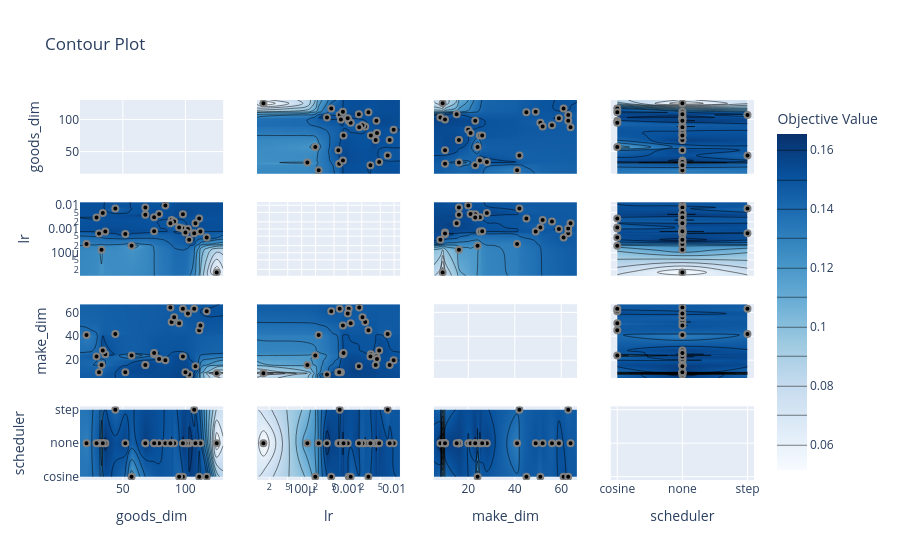

Here is the notebook cell this chart was saved with:
### Code cell
plot_contour(study)

### Figure 1 — Plotly figure (JSON) as saved in the notebook; plotly's stock layout.template omitted (floating-point values rounded to 4 significant figures; data arrays with more than 128 entries replaced by an {"elided": "..."} marker saying what was removed)
{"data": [{"type": "scatter", "xaxis": "x", "yaxis": "y"}, {"colorbar": {"title": {"text": "Objective Value"}}, "colorscale": [[0, "rgb(247,251,255)"], [0.125, "rgb(222,235,247)"], [0.25, "rgb(198,219,239)"], [0.375, "rgb(158,202,225)"], [0.5, "rgb(107,174,214)"], [0.625, "rgb(66,146,198)"], [0.75, "rgb(33,113,181)"], [0.875, "rgb(8,81,156)"], [1, "rgb(8,48,107)"]], "connectgaps": true, "contours": {"coloring": "heatmap"}, "hoverinfo": "none", "line": {"smoothing": 1.3}, "reversescale": false, "showscale": true, "type": "contour", "x": [15.8, 21, 29, 31, 33, 34, 36, 44, 52, 57, 68, 75, 79, 84, 88, 89, 91, 95, 98, 100, 102, 103, 107, 108, 111, 112, 117, 125, 130.2], "xaxis": "x5", "y": [1.08e-05, 1.494e-05, 0.0001329, 0.0001976, 0.0002335, 0.0003534, 0.0004366, 0.0006219, 0.0006491, 0.0006647, 0.0007069, 0.0007817, 0.0007828, 0.0008069, 0.0009931, 0.001042, 0.00115, 0.001729, 0.001761, 0.002069, 0.002368, 0.002782, 0.003073, 0.003143, 0.003995, 0.004137, 0.004261, 0.00476, 0.007251, 0.008003, 0.009761, 0.0135], "yaxis": "y5", "z": {"elided": "32x29 float values"}}, {"marker": {"color": "black", "line": {"color": "Gray", "width": 2}}, "mode": "markers", "name": "Feasible Trial", "showlegend": false, "type": "scatter", "x": [33, 125, 75, 57, 21, 107, 117, 52, 44, 98, 95, 89, 111, 84, 91, 112, 103, 88, 102, 100, 31, 98, 68, 79, 68, 36, 34, 29, 75, 108], "xaxis": "x5", "y": [0.0001329, 1.494e-05, 0.003143, 0.0001976, 0.0002335, 0.0006647, 0.0004366, 0.0006219, 0.007251, 0.001042, 0.00115, 0.002368, 0.002782, 0.009761, 0.002069, 0.0007817, 0.0003534, 0.001761, 0.0009931, 0.0007069, 0.0006491, 0.004137, 0.003995, 0.004261, 0.008003, 0.0007828, 0.00476, 0.003073, 0.0008069, 0.001729], "yaxis": "y5"}, {"colorbar": {"title": {"text": "Objective Value"}}, "colorscale": [[0, "rgb(247,251,255)"], [0.125, "rgb(222,235,247)"], [0.25, "rgb(198,219,239)"], [0.375, "rgb(158,202,225)"], [0.5, "rgb(107,174,214)"], [0.625, "rgb(66,146,198)"], [0.75, "rgb(33,113,181)"], [0.875, "rgb(8,81,156)"], [1, "rgb(8,48,107)"]], "connectgaps": true, "contours": {"coloring": "heatmap"}, "hoverinfo": "none", "line": {"smoothing": 1.3}, "reversescale": false, "showscale": false, "type": "contour", "x": [15.8, 21, 29, 31, 33, 34, 36, 44, 52, 57, 68, 75, 79, 84, 88, 89, 91, 95, 98, 100, 102, 103, 107, 108, 111, 112, 117, 125, 130.2], "xaxis": "x9", "y": [5.2, 8, 9, 10, 15, 16, 20, 21, 23, 24, 25, 26, 28, 41, 42, 45, 49, 51, 52, 56, 59, 61, 63, 64, 66.8], "yaxis": "y9", "z": {"elided": "25x29 float values"}}, {"marker": {"color": "black", "line": {"color": "Gray", "width": 2}}, "mode": "markers", "name": "Feasible Trial", "showlegend": false, "type": "scatter", "x": [33, 125, 75, 57, 21, 107, 117, 52, 44, 98, 95, 89, 111, 84, 91, 112, 103, 88, 102, 100, 31, 98, 68, 79, 68, 36, 34, 29, 75, 108], "xaxis": "x9", "y": [16, 9, 25, 24, 41, 63, 61, 10, 42, 63, 51, 52, 45, 20, 56, 49, 8, 64, 59, 10, 10, 23, 16, 21, 16, 25, 28, 23, 26, 15], "yaxis": "y9"}, {"colorbar": {"title": {"text": "Objective Value"}}, "colorscale": [[0, "rgb(247,251,255)"], [0.125, "rgb(222,235,247)"], [0.25, "rgb(198,219,239)"], [0.375, "rgb(158,202,225)"], [0.5, "rgb(107,174,214)"], [0.625, "rgb(66,146,198)"], [0.75, "rgb(33,113,181)"], [0.875, "rgb(8,81,156)"], [1, "rgb(8,48,107)"]], "connectgaps": true, "contours": {"coloring": "heatmap"}, "hoverinfo": "none", "line": {"smoothing": 1.3}, "reversescale": false, "showscale": false, "type": "contour", "x": [15.8, 21, 29, 31, 33, 34, 36, 44, 52, 57, 68, 75, 79, 84, 88, 89, 91, 95, 98, 100, 102, 103, 107, 108, 111, 112, 117, 125, 130.2], "xaxis": "x13", "y": ["cosine", "none", "step"], "yaxis": "y13", "z": [[NaN, NaN, NaN, NaN, NaN, NaN, NaN, NaN, NaN, 0.1142, NaN, NaN, NaN, NaN, NaN, NaN, NaN, 0.1418, 0.148, NaN, NaN, NaN, NaN, NaN, 0.1479, NaN, 0.1525, NaN, NaN], [NaN, 0.1309, 0.1482, 0.1498, 0.1171, 0.1573, 0.1619, NaN, 0.1561, NaN, 0.1592, 0.1531, 0.1513, 0.1491, 0.1475, 0.1502, 0.1442, NaN, 0.1609, 0.1584, 0.1522, 0.1655, NaN, 0.1594, NaN, 0.1502, NaN, 0.05136, NaN], [NaN, NaN, NaN, NaN, NaN, NaN, NaN, 0.1423, NaN, NaN, NaN, NaN, NaN, NaN, NaN, NaN, NaN, NaN, NaN, NaN, NaN, NaN, 0.1435, NaN, NaN, NaN, NaN, NaN, NaN]]}, {"marker": {"color": "black", "line": {"color": "Gray", "width": 2}}, "mode": "markers", "name": "Feasible Trial", "showlegend": false, "type": "scatter", "x": [33, 125, 75, 57, 21, 107, 117, 52, 44, 98, 95, 89, 111, 84, 91, 112, 103, 88, 102, 100, 31, 98, 68, 79, 68, 36, 34, 29, 75, 108], "xaxis": "x13", "y": ["none", "none", "none", "cosine", "none", "step", "cosine", "none", "step", "cosine", "cosine", "none", "cosine", "none", "none", "none", "none", "none", "none", "none", "none", "none", "none", "none", "none", "none", "none", "none", "none", "none"], "yaxis": "y13"}, {"colorbar": {"title": {"text": "Objective Value"}}, "colorscale": [[0, "rgb(247,251,255)"], [0.125, "rgb(222,235,247)"], [0.25, "rgb(198,219,239)"], [0.375, "rgb(158,202,225)"], [0.5, "rgb(107,174,214)"], [0.625, "rgb(66,146,198)"], [0.75, "rgb(33,113,181)"], [0.875, "rgb(8,81,156)"], [1, "rgb(8,48,107)"]], "connectgaps": true, "contours": {"coloring": "heatmap"}, "hoverinfo": "none", "line": {"smoothing": 1.3}, "reversescale": false, "showscale": false, "type": "contour", "x": [1.08e-05, 1.494e-05, 0.0001329, 0.0001976, 0.0002335, 0.0003534, 0.0004366, 0.0006219, 0.0006491, 0.0006647, 0.0007069, 0.0007817, 0.0007828, 0.0008069, 0.0009931, 0.001042, 0.00115, 0.001729, 0.001761, 0.002069, 0.002368, 0.002782, 0.003073, 0.003143, 0.003995, 0.004137, 0.004261, 0.00476, 0.007251, 0.008003, 0.009761, 0.0135], "xaxis": "x2", "y": [15.8, 21, 29, 31, 33, 34, 36, 44, 52, 57, 68, 75, 79, 84, 88, 89, 91, 95, 98, 100, 102, 103, 107, 108, 111, 112, 117, 125, 130.2], "yaxis": "y2", "z": {"elided": "29x32 float values"}}, {"marker": {"color": "black", "line": {"color": "Gray", "width": 2}}, "mode": "markers", "name": "Feasible Trial", "showlegend": false, "type": "scatter", "x": [0.0001329, 1.494e-05, 0.003143, 0.0001976, 0.0002335, 0.0006647, 0.0004366, 0.0006219, 0.007251, 0.001042, 0.00115, 0.002368, 0.002782, 0.009761, 0.002069, 0.0007817, 0.0003534, 0.001761, 0.0009931, 0.0007069, 0.0006491, 0.004137, 0.003995, 0.004261, 0.008003, 0.0007828, 0.00476, 0.003073, 0.0008069, 0.001729], "xaxis": "x2", "y": [33, 125, 75, 57, 21, 107, 117, 52, 44, 98, 95, 89, 111, 84, 91, 112, 103, 88, 102, 100, 31, 98, 68, 79, 68, 36, 34, 29, 75, 108], "yaxis": "y2"}, {"type": "scatter", "xaxis": "x6", "yaxis": "y6"}, {"colorbar": {"title": {"text": "Objective Value"}}, "colorscale": [[0, "rgb(247,251,255)"], [0.125, "rgb(222,235,247)"], [0.25, "rgb(198,219,239)"], [0.375, "rgb(158,202,225)"], [0.5, "rgb(107,174,214)"], [0.625, "rgb(66,146,198)"], [0.75, "rgb(33,113,181)"], [0.875, "rgb(8,81,156)"], [1, "rgb(8,48,107)"]], "connectgaps": true, "contours": {"coloring": "heatmap"}, "hoverinfo": "none", "line": {"smoothing": 1.3}, "reversescale": false, "showscale": false, "type": "contour", "x": [1.08e-05, 1.494e-05, 0.0001329, 0.0001976, 0.0002335, 0.0003534, 0.0004366, 0.0006219, 0.0006491, 0.0006647, 0.0007069, 0.0007817, 0.0007828, 0.0008069, 0.0009931, 0.001042, 0.00115, 0.001729, 0.001761, 0.002069, 0.002368, 0.002782, 0.003073, 0.003143, 0.003995, 0.004137, 0.004261, 0.00476, 0.007251, 0.008003, 0.009761, 0.0135], "xaxis": "x10", "y": [5.2, 8, 9, 10, 15, 16, 20, 21, 23, 24, 25, 26, 28, 41, 42, 45, 49, 51, 52, 56, 59, 61, 63, 64, 66.8], "yaxis": "y10", "z": {"elided": "25x32 float values"}}, {"marker": {"color": "black", "line": {"color": "Gray", "width": 2}}, "mode": "markers", "name": "Feasible Trial", "showlegend": false, "type": "scatter", "x": [0.0001329, 1.494e-05, 0.003143, 0.0001976, 0.0002335, 0.0006647, 0.0004366, 0.0006219, 0.007251, 0.001042, 0.00115, 0.002368, 0.002782, 0.009761, 0.002069, 0.0007817, 0.0003534, 0.001761, 0.0009931, 0.0007069, 0.0006491, 0.004137, 0.003995, 0.004261, 0.008003, 0.0007828, 0.00476, 0.003073, 0.0008069, 0.001729], "xaxis": "x10", "y": [16, 9, 25, 24, 41, 63, 61, 10, 42, 63, 51, 52, 45, 20, 56, 49, 8, 64, 59, 10, 10, 23, 16, 21, 16, 25, 28, 23, 26, 15], "yaxis": "y10"}, {"colorbar": {"title": {"text": "Objective Value"}}, "colorscale": [[0, "rgb(247,251,255)"], [0.125, "rgb(222,235,247)"], [0.25, "rgb(198,219,239)"], [0.375, "rgb(158,202,225)"], [0.5, "rgb(107,174,214)"], [0.625, "rgb(66,146,198)"], [0.75, "rgb(33,113,181)"], [0.875, "rgb(8,81,156)"], [1, "rgb(8,48,107)"]], "connectgaps": true, "contours": {"coloring": "heatmap"}, "hoverinfo": "none", "line": {"smoothing": 1.3}, "reversescale": false, "showscale": false, "type": "contour", "x": [1.08e-05, 1.494e-05, 0.0001329, 0.0001976, 0.0002335, 0.0003534, 0.0004366, 0.0006219, 0.0006491, 0.0006647, 0.0007069, 0.0007817, 0.0007828, 0.0008069, 0.0009931, 0.001042, 0.00115, 0.001729, 0.001761, 0.002069, 0.002368, 0.002782, 0.003073, 0.003143, 0.003995, 0.004137, 0.004261, 0.00476, 0.007251, 0.008003, 0.009761, 0.0135], "xaxis": "x14", "y": ["cosine", "none", "step"], "yaxis": "y14", "z": [[NaN, NaN, NaN, 0.1142, NaN, NaN, 0.1525, NaN, NaN, NaN, NaN, NaN, NaN, NaN, NaN, 0.148, 0.1418, NaN, NaN, NaN, NaN, 0.1479, NaN, NaN, NaN, NaN, NaN, NaN, NaN, NaN, NaN, NaN], [NaN, 0.05136, 0.1171, NaN, 0.1309, 0.1655, NaN, 0.1561, 0.1498, NaN, 0.1584, 0.1502, 0.1619, 0.1531, 0.1522, NaN, NaN, 0.1594, 0.1475, 0.1442, 0.1502, NaN, 0.1482, 0.1472, 0.1592, 0.1609, 0.1513, 0.1573, NaN, 0.1524, 0.1491, NaN], [NaN, NaN, NaN, NaN, NaN, NaN, NaN, NaN, NaN, 0.1435, NaN, NaN, NaN, NaN, NaN, NaN, NaN, NaN, NaN, NaN, NaN, NaN, NaN, NaN, NaN, NaN, NaN, NaN, 0.1423, NaN, NaN, NaN]]}, {"marker": {"color": "black", "line": {"color": "Gray", "width": 2}}, "mode": "markers", "name": "Feasible Trial", "showlegend": false, "type": "scatter", "x": [0.0001329, 1.494e-05, 0.003143, 0.0001976, 0.0002335, 0.0006647, 0.0004366, 0.0006219, 0.007251, 0.001042, 0.00115, 0.002368, 0.002782, 0.009761, 0.002069, 0.0007817, 0.0003534, 0.001761, 0.0009931, 0.0007069, 0.0006491, 0.004137, 0.003995, 0.004261, 0.008003, 0.0007828, 0.00476, 0.003073, 0.0008069, 0.001729], "xaxis": "x14", "y": ["none", "none", "none", "cosine", "none", "step", "cosine", "none", "step", "cosine", "cosine", "none", "cosine", "none", "none", "none", "none", "none", "none", "none", "none", "none", "none", "none", "none", "none", "none", "none", "none", "none"], "yaxis": "y14"}, {"colorbar": {"title": {"text": "Objective Value"}}, "colorscale": [[0, "rgb(247,251,255)"], [0.125, "rgb(222,235,247)"], [0.25, "rgb(198,219,239)"], [0.375, "rgb(158,202,225)"], [0.5, "rgb(107,174,214)"], [0.625, "rgb(66,146,198)"], [0.75, "rgb(33,113,181)"], [0.875, "rgb(8,81,156)"], [1, "rgb(8,48,107)"]], "connectgaps": true, "contours": {"coloring": "heatmap"}, "hoverinfo": "none", "line": {"smoothing": 1.3}, "reversescale": false, "showscale": false, "type": "contour", "x": [5.2, 8, 9, 10, 15, 16, 20, 21, 23, 24, 25, 26, 28, 41, 42, 45, 49, 51, 52, 56, 59, 61, 63, 64, 66.8], "xaxis": "x3", "y": [15.8, 21, 29, 31, 33, 34, 36, 44, 52, 57, 68, 75, 79, 84, 88, 89, 91, 95, 98, 100, 102, 103, 107, 108, 111, 112, 117, 125, 130.2], "yaxis": "y3", "z": {"elided": "29x25 float values"}}, {"marker": {"color": "black", "line": {"color": "Gray", "width": 2}}, "mode": "markers", "name": "Feasible Trial", "showlegend": false, "type": "scatter", "x": [16, 9, 25, 24, 41, 63, 61, 10, 42, 63, 51, 52, 45, 20, 56, 49, 8, 64, 59, 10, 10, 23, 16, 21, 16, 25, 28, 23, 26, 15], "xaxis": "x3", "y": [33, 125, 75, 57, 21, 107, 117, 52, 44, 98, 95, 89, 111, 84, 91, 112, 103, 88, 102, 100, 31, 98, 68, 79, 68, 36, 34, 29, 75, 108], "yaxis": "y3"}, {"colorbar": {"title": {"text": "Objective Value"}}, "colorscale": [[0, "rgb(247,251,255)"], [0.125, "rgb(222,235,247)"], [0.25, "rgb(198,219,239)"], [0.375, "rgb(158,202,225)"], [0.5, "rgb(107,174,214)"], [0.625, "rgb(66,146,198)"], [0.75, "rgb(33,113,181)"], [0.875, "rgb(8,81,156)"], [1, "rgb(8,48,107)"]], "connectgaps": true, "contours": {"coloring": "heatmap"}, "hoverinfo": "none", "line": {"smoothing": 1.3}, "reversescale": false, "showscale": false, "type": "contour", "x": [5.2, 8, 9, 10, 15, 16, 20, 21, 23, 24, 25, 26, 28, 41, 42, 45, 49, 51, 52, 56, 59, 61, 63, 64, 66.8], "xaxis": "x7", "y": [1.08e-05, 1.494e-05, 0.0001329, 0.0001976, 0.0002335, 0.0003534, 0.0004366, 0.0006219, 0.0006491, 0.0006647, 0.0007069, 0.0007817, 0.0007828, 0.0008069, 0.0009931, 0.001042, 0.00115, 0.001729, 0.001761, 0.002069, 0.002368, 0.002782, 0.003073, 0.003143, 0.003995, 0.004137, 0.004261, 0.00476, 0.007251, 0.008003, 0.009761, 0.0135], "yaxis": "y7", "z": {"elided": "32x25 float values"}}, {"marker": {"color": "black", "line": {"color": "Gray", "width": 2}}, "mode": "markers", "name": "Feasible Trial", "showlegend": false, "type": "scatter", "x": [16, 9, 25, 24, 41, 63, 61, 10, 42, 63, 51, 52, 45, 20, 56, 49, 8, 64, 59, 10, 10, 23, 16, 21, 16, 25, 28, 23, 26, 15], "xaxis": "x7", "y": [0.0001329, 1.494e-05, 0.003143, 0.0001976, 0.0002335, 0.0006647, 0.0004366, 0.0006219, 0.007251, 0.001042, 0.00115, 0.002368, 0.002782, 0.009761, 0.002069, 0.0007817, 0.0003534, 0.001761, 0.0009931, 0.0007069, 0.0006491, 0.004137, 0.003995, 0.004261, 0.008003, 0.0007828, 0.00476, 0.003073, 0.0008069, 0.001729], "yaxis": "y7"}, {"type": "scatter", "xaxis": "x11", "yaxis": "y11"}, {"colorbar": {"title": {"text": "Objective Value"}}, "colorscale": [[0, "rgb(247,251,255)"], [0.125, "rgb(222,235,247)"], [0.25, "rgb(198,219,239)"], [0.375, "rgb(158,202,225)"], [0.5, "rgb(107,174,214)"], [0.625, "rgb(66,146,198)"], [0.75, "rgb(33,113,181)"], [0.875, "rgb(8,81,156)"], [1, "rgb(8,48,107)"]], "connectgaps": true, "contours": {"coloring": "heatmap"}, "hoverinfo": "none", "line": {"smoothing": 1.3}, "reversescale": false, "showscale": false, "type": "contour", "x": [5.2, 8, 9, 10, 15, 16, 20, 21, 23, 24, 25, 26, 28, 41, 42, 45, 49, 51, 52, 56, 59, 61, 63, 64, 66.8], "xaxis": "x15", "y": ["cosine", "none", "step"], "yaxis": "y15", "z": [[NaN, NaN, NaN, NaN, NaN, NaN, NaN, NaN, NaN, 0.1142, NaN, NaN, NaN, NaN, NaN, 0.1479, NaN, 0.1418, NaN, NaN, NaN, 0.1525, 0.148, NaN, NaN], [NaN, 0.1655, 0.05136, 0.1584, 0.1594, 0.1592, 0.1491, 0.1513, 0.1609, NaN, 0.1619, 0.1531, 0.1573, 0.1309, NaN, NaN, 0.1502, NaN, 0.1502, 0.1442, 0.1522, NaN, NaN, 0.1475, NaN], [NaN, NaN, NaN, NaN, NaN, NaN, NaN, NaN, NaN, NaN, NaN, NaN, NaN, NaN, 0.1423, NaN, NaN, NaN, NaN, NaN, NaN, NaN, 0.1435, NaN, NaN]]}, {"marker": {"color": "black", "line": {"color": "Gray", "width": 2}}, "mode": "markers", "name": "Feasible Trial", "showlegend": false, "type": "scatter", "x": [16, 9, 25, 24, 41, 63, 61, 10, 42, 63, 51, 52, 45, 20, 56, 49, 8, 64, 59, 10, 10, 23, 16, 21, 16, 25, 28, 23, 26, 15], "xaxis": "x15", "y": ["none", "none", "none", "cosine", "none", "step", "cosine", "none", "step", "cosine", "cosine", "none", "cosine", "none", "none", "none", "none", "none", "none", "none", "none", "none", "none", "none", "none", "none", "none", "none", "none", "none"], "yaxis": "y15"}, {"colorbar": {"title": {"text": "Objective Value"}}, "colorscale": [[0, "rgb(247,251,255)"], [0.125, "rgb(222,235,247)"], [0.25, "rgb(198,219,239)"], [0.375, "rgb(158,202,225)"], [0.5, "rgb(107,174,214)"], [0.625, "rgb(66,146,198)"], [0.75, "rgb(33,113,181)"], [0.875, "rgb(8,81,156)"], [1, "rgb(8,48,107)"]], "connectgaps": true, "contours": {"coloring": "heatmap"}, "hoverinfo": "none", "line": {"smoothing": 1.3}, "reversescale": false, "showscale": false, "type": "contour", "x": ["cosine", "none", "step"], "xaxis": "x4", "y": [15.8, 21, 29, 31, 33, 34, 36, 44, 52, 57, 68, 75, 79, 84, 88, 89, 91, 95, 98, 100, 102, 103, 107, 108, 111, 112, 117, 125, 130.2], "yaxis": "y4", "z": [[NaN, NaN, NaN], [NaN, 0.1309, NaN], [NaN, 0.1482, NaN], [NaN, 0.1498, NaN], [NaN, 0.1171, NaN], [NaN, 0.1573, NaN], [NaN, 0.1619, NaN], [NaN, NaN, 0.1423], [NaN, 0.1561, NaN], [0.1142, NaN, NaN], [NaN, 0.1592, NaN], [NaN, 0.1531, NaN], [NaN, 0.1513, NaN], [NaN, 0.1491, NaN], [NaN, 0.1475, NaN], [NaN, 0.1502, NaN], [NaN, 0.1442, NaN], [0.1418, NaN, NaN], [0.148, 0.1609, NaN], [NaN, 0.1584, NaN], [NaN, 0.1522, NaN], [NaN, 0.1655, NaN], [NaN, NaN, 0.1435], [NaN, 0.1594, NaN], [0.1479, NaN, NaN], [NaN, 0.1502, NaN], [0.1525, NaN, NaN], [NaN, 0.05136, NaN], [NaN, NaN, NaN]]}, {"marker": {"color": "black", "line": {"color": "Gray", "width": 2}}, "mode": "markers", "name": "Feasible Trial", "showlegend": false, "type": "scatter", "x": ["none", "none", "none", "cosine", "none", "step", "cosine", "none", "step", "cosine", "cosine", "none", "cosine", "none", "none", "none", "none", "none", "none", "none", "none", "none", "none", "none", "none", "none", "none", "none", "none", "none"], "xaxis": "x4", "y": [33, 125, 75, 57, 21, 107, 117, 52, 44, 98, 95, 89, 111, 84, 91, 112, 103, 88, 102, 100, 31, 98, 68, 79, 68, 36, 34, 29, 75, 108], "yaxis": "y4"}, {"colorbar": {"title": {"text": "Objective Value"}}, "colorscale": [[0, "rgb(247,251,255)"], [0.125, "rgb(222,235,247)"], [0.25, "rgb(198,219,239)"], [0.375, "rgb(158,202,225)"], [0.5, "rgb(107,174,214)"], [0.625, "rgb(66,146,198)"], [0.75, "rgb(33,113,181)"], [0.875, "rgb(8,81,156)"], [1, "rgb(8,48,107)"]], "connectgaps": true, "contours": {"coloring": "heatmap"}, "hoverinfo": "none", "line": {"smoothing": 1.3}, "reversescale": false, "showscale": false, "type": "contour", "x": ["cosine", "none", "step"], "xaxis": "x8", "y": [1.08e-05, 1.494e-05, 0.0001329, 0.0001976, 0.0002335, 0.0003534, 0.0004366, 0.0006219, 0.0006491, 0.0006647, 0.0007069, 0.0007817, 0.0007828, 0.0008069, 0.0009931, 0.001042, 0.00115, 0.001729, 0.001761, 0.002069, 0.002368, 0.002782, 0.003073, 0.003143, 0.003995, 0.004137, 0.004261, 0.00476, 0.007251, 0.008003, 0.009761, 0.0135], "yaxis": "y8", "z": [[NaN, NaN, NaN], [NaN, 0.05136, NaN], [NaN, 0.1171, NaN], [0.1142, NaN, NaN], [NaN, 0.1309, NaN], [NaN, 0.1655, NaN], [0.1525, NaN, NaN], [NaN, 0.1561, NaN], [NaN, 0.1498, NaN], [NaN, NaN, 0.1435], [NaN, 0.1584, NaN], [NaN, 0.1502, NaN], [NaN, 0.1619, NaN], [NaN, 0.1531, NaN], [NaN, 0.1522, NaN], [0.148, NaN, NaN], [0.1418, NaN, NaN], [NaN, 0.1594, NaN], [NaN, 0.1475, NaN], [NaN, 0.1442, NaN], [NaN, 0.1502, NaN], [0.1479, NaN, NaN], [NaN, 0.1482, NaN], [NaN, 0.1472, NaN], [NaN, 0.1592, NaN], [NaN, 0.1609, NaN], [NaN, 0.1513, NaN], [NaN, 0.1573, NaN], [NaN, NaN, 0.1423], [NaN, 0.1524, NaN], [NaN, 0.1491, NaN], [NaN, NaN, NaN]]}, {"marker": {"color": "black", "line": {"color": "Gray", "width": 2}}, "mode": "markers", "name": "Feasible Trial", "showlegend": false, "type": "scatter", "x": ["none", "none", "none", "cosine", "none", "step", "cosine", "none", "step", "cosine", "cosine", "none", "cosine", "none", "none", "none", "none", "none", "none", "none", "none", "none", "none", "none", "none", "none", "none", "none", "none", "none"], "xaxis": "x8", "y": [0.0001329, 1.494e-05, 0.003143, 0.0001976, 0.0002335, 0.0006647, 0.0004366, 0.0006219, 0.007251, 0.001042, 0.00115, 0.002368, 0.002782, 0.009761, 0.002069, 0.0007817, 0.0003534, 0.001761, 0.0009931, 0.0007069, 0.0006491, 0.004137, 0.003995, 0.004261, 0.008003, 0.0007828, 0.00476, 0.003073, 0.0008069, 0.001729], "yaxis": "y8"}, {"colorbar": {"title": {"text": "Objective Value"}}, "colorscale": [[0, "rgb(247,251,255)"], [0.125, "rgb(222,235,247)"], [0.25, "rgb(198,219,239)"], [0.375, "rgb(158,202,225)"], [0.5, "rgb(107,174,214)"], [0.625, "rgb(66,146,198)"], [0.75, "rgb(33,113,181)"], [0.875, "rgb(8,81,156)"], [1, "rgb(8,48,107)"]], "connectgaps": true, "contours": {"coloring": "heatmap"}, "hoverinfo": "none", "line": {"smoothing": 1.3}, "reversescale": false, "showscale": false, "type": "contour", "x": ["cosine", "none", "step"], "xaxis": "x12", "y": [5.2, 8, 9, 10, 15, 16, 20, 21, 23, 24, 25, 26, 28, 41, 42, 45, 49, 51, 52, 56, 59, 61, 63, 64, 66.8], "yaxis": "y12", "z": [[NaN, NaN, NaN], [NaN, 0.1655, NaN], [NaN, 0.05136, NaN], [NaN, 0.1584, NaN], [NaN, 0.1594, NaN], [NaN, 0.1592, NaN], [NaN, 0.1491, NaN], [NaN, 0.1513, NaN], [NaN, 0.1609, NaN], [0.1142, NaN, NaN], [NaN, 0.1619, NaN], [NaN, 0.1531, NaN], [NaN, 0.1573, NaN], [NaN, 0.1309, NaN], [NaN, NaN, 0.1423], [0.1479, NaN, NaN], [NaN, 0.1502, NaN], [0.1418, NaN, NaN], [NaN, 0.1502, NaN], [NaN, 0.1442, NaN], [NaN, 0.1522, NaN], [0.1525, NaN, NaN], [0.148, NaN, 0.1435], [NaN, 0.1475, NaN], [NaN, NaN, NaN]]}, {"marker": {"color": "black", "line": {"color": "Gray", "width": 2}}, "mode": "markers", "name": "Feasible Trial", "showlegend": false, "type": "scatter", "x": ["none", "none", "none", "cosine", "none", "step", "cosine", "none", "step", "cosine", "cosine", "none", "cosine", "none", "none", "none", "none", "none", "none", "none", "none", "none", "none", "none", "none", "none", "none", "none", "none", "none"], "xaxis": "x12", "y": [16, 9, 25, 24, 41, 63, 61, 10, 42, 63, 51, 52, 45, 20, 56, 49, 8, 64, 59, 10, 10, 23, 16, 21, 16, 25, 28, 23, 26, 15], "yaxis": "y12"}, {"type": "scatter", "xaxis": "x16", "yaxis": "y16"}], "layout": {"title": {"text": "Contour Plot"}, "xaxis": {"anchor": "y", "domain": [0, 0.2125], "matches": "x13", "range": [15.8, 130.2], "showticklabels": false}, "xaxis10": {"anchor": "y10", "domain": [0.2625, 0.475], "matches": "x14", "range": [-4.967, -1.87], "showticklabels": false, "type": "log"}, "xaxis11": {"anchor": "y11", "domain": [0.525, 0.7375], "matches": "x15", "range": [5.2, 66.8], "showticklabels": false}, "xaxis12": {"anchor": "y12", "domain": [0.7875, 1], "matches": "x16", "range": [-0.1, 2.1], "showticklabels": false, "type": "category"}, "xaxis13": {"anchor": "y13", "domain": [0, 0.2125], "range": [15.8, 130.2], "title": {"text": "goods_dim"}}, "xaxis14": {"anchor": "y14", "domain": [0.2625, 0.475], "range": [-4.967, -1.87], "title": {"text": "lr"}, "type": "log"}, "xaxis15": {"anchor": "y15", "domain": [0.525, 0.7375], "range": [5.2, 66.8], "title": {"text": "make_dim"}}, "xaxis16": {"anchor": "y16", "domain": [0.7875, 1], "range": [-0.1, 2.1], "title": {"text": "scheduler"}, "type": "category"}, "xaxis2": {"anchor": "y2", "domain": [0.2625, 0.475], "matches": "x14", "range": [-4.967, -1.87], "showticklabels": false, "type": "log"}, "xaxis3": {"anchor": "y3", "domain": [0.525, 0.7375], "matches": "x15", "range": [5.2, 66.8], "showticklabels": false}, "xaxis4": {"anchor": "y4", "domain": [0.7875, 1], "matches": "x16", "range": [-0.1, 2.1], "showticklabels": false, "type": "category"}, "xaxis5": {"anchor": "y5", "domain": [0, 0.2125], "matches": "x13", "range": [15.8, 130.2], "showticklabels": false}, "xaxis6": {"anchor": "y6", "domain": [0.2625, 0.475], "matches": "x14", "range": [-4.967, -1.87], "showticklabels": false, "type": "log"}, "xaxis7": {"anchor": "y7", "domain": [0.525, 0.7375], "matches": "x15", "range": [5.2, 66.8], "showticklabels": false}, "xaxis8": {"anchor": "y8", "domain": [0.7875, 1], "matches": "x16", "range": [-0.1, 2.1], "showticklabels": false, "type": "category"}, "xaxis9": {"anchor": "y9", "domain": [0, 0.2125], "matches": "x13", "range": [15.8, 130.2], "showticklabels": false}, "yaxis": {"anchor": "x", "domain": [0.8063, 1], "range": [15.8, 130.2], "title": {"text": "goods_dim"}}, "yaxis10": {"anchor": "x10", "domain": [0.2687, 0.4625], "matches": "y9", "range": [5.2, 66.8], "showticklabels": false}, "yaxis11": {"anchor": "x11", "domain": [0.2687, 0.4625], "matches": "y9", "range": [5.2, 66.8], "showticklabels": false}, "yaxis12": {"anchor": "x12", "domain": [0.2687, 0.4625], "matches": "y9", "range": [5.2, 66.8], "showticklabels": false}, "yaxis13": {"anchor": "x13", "domain": [0, 0.1938], "range": [-0.1, 2.1], "title": {"text": "scheduler"}, "type": "category"}, "yaxis14": {"anchor": "x14", "domain": [0, 0.1938], "matches": "y13", "range": [-0.1, 2.1], "showticklabels": false, "type": "category"}, "yaxis15": {"anchor": "x15", "domain": [0, 0.1938], "matches": "y13", "range": [-0.1, 2.1], "showticklabels": false, "type": "category"}, "yaxis16": {"anchor": "x16", "domain": [0, 0.1938], "matches": "y13", "range": [-0.1, 2.1], "showticklabels": false, "type": "category"}, "yaxis2": {"anchor": "x2", "domain": [0.8063, 1], "matches": "y", "range": [15.8, 130.2], "showticklabels": false}, "yaxis3": {"anchor": "x3", "domain": [0.8063, 1], "matches": "y", "range": [15.8, 130.2], "showticklabels": false}, "yaxis4": {"anchor": "x4", "domain": [0.8063, 1], "matches": "y", "range": [15.8, 130.2], "showticklabels": false}, "yaxis5": {"anchor": "x5", "domain": [0.5375, 0.7312], "range": [-4.967, -1.87], "title": {"text": "lr"}, "type": "log"}, "yaxis6": {"anchor": "x6", "domain": [0.5375, 0.7312], "matches": "y5", "range": [-4.967, -1.87], "showticklabels": false, "type": "log"}, "yaxis7": {"anchor": "x7", "domain": [0.5375, 0.7312], "matches": "y5", "range": [-4.967, -1.87], "showticklabels": false, "type": "log"}, "yaxis8": {"anchor": "x8", "domain": [0.5375, 0.7312], "matches": "y5", "range": [-4.967, -1.87], "showticklabels": false, "type": "log"}, "yaxis9": {"anchor": "x9", "domain": [0.2687, 0.4625], "range": [5.2, 66.8], "title": {"text": "make_dim"}}}}
